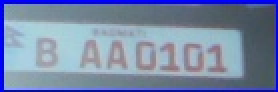
#> input picture Images0.jpg, 139 x 46 px (shown 2 times larger)
$ python again1.py
#> lines starting #> are read from the running program, lines starting #| are printed output that depends on the picture; after the words box and inside, x2 and y2 are one past the last pixel; in counts of white or black regions, pixels touching at a corner belong together
import cv2
from matplotlib import pyplot as plt
import numpy as np
import imutils
import easyocr

img = cv2.imread("Images0.jpg")
#> img is the input picture: shape (46, 139, 3); mean B, G, R 167.5, 135.5, 119.2
gray = cv2.cvtColor(img,cv2.COLOR_BGR2GRAY)
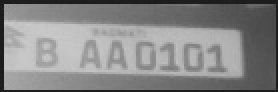
#> gray: shape (46, 139) (shown 2 times larger); min 25, max 203, mean 134.3
# plt.imshow(cv2.cvtColor(gray, cv2.COLOR_BGR2GRAY))

bfilter = cv2.bilateralFilter(gray, 11, 17, 17)
edged = cv2.Canny(bfilter, 30, 200)
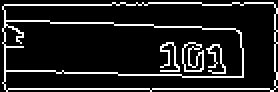
#> edged: shape (46, 139) (shown 2 times larger); 12.6% white in thin lines or dots
# plt.imshow(cv2.cvtColor(edged, cv2.COLOR_BGR2GRAY))

keypoints = cv2.findContours(edged.copy(), cv2.RETR_TREE, cv2.CHAIN_APPROX_SIMPLE)
#> keypoints = 7 contours, 2 with area under 20; largest, box (x1, y1, x2, y2) and area: (1, 1, 139, 46) 5743, (1, 10, 122, 39) 2915, (1, 1, 139, 46) 2817, (91, 21, 102, 36) 85, (91, 21, 102, 36) 80
contours = imutils.grab_contours(keypoints)
#> contours has the same summary as keypoints
location = None
for contour in contours:
	approx = cv2.approxPolyDP(contour, 10, True)
	if len(approx)==4:
		location=approx
		break
#> this loop made 1 pass
#> location on pass 1: [[1, 3], [3, 45], [138, 43], [136, 1]]


mask = np.zeros(gray.shape, np.uint8)
new_image = cv2.drawContours(mask, [location], 0, 255, -1)
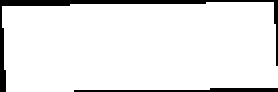
#> new_image: shape (46, 139) (shown 2 times larger); 91.5% white; 2 black regions, box (x1, y1, x2, y2) and area: (0, 0, 139, 46) 406, (37, 44, 139, 46) 136
new_image = cv2.bitwise_and(img, img, mask=mask)
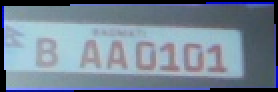
#> new_image: shape (46, 139, 3) (shown 2 times larger); mean B, G, R 149.8, 133.5, 117.7


(x,y) = np.where(mask==255)
#> x = 5852 values from 1 to 45; y = 5852 values, max 138 at index 4354, min 1 at index 136, mean 69.5
(x1,y1) = (np.min(x), np.min(y))
#> x1 = 1; y1 = 1
(x2,y2) = (np.max(x), np.max(y))
#> x2 = 45; y2 = 138
cropped_image = gray[x1:x2+1, y1:y2+1]
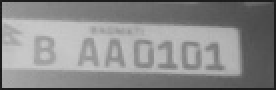
#> cropped_image: shape (45, 138) (shown 2 times larger); min 25, max 203, mean 137.4

#> (the run stopped early here; a loop or call above may not have finished)

$ run again, with Images5.jpg copied over Images0.jpg
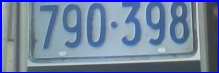
#> input picture Images5.jpg, 219 x 73 px
#> img is the input picture: shape (73, 219, 3); mean B, G, R 158.5, 131.1, 112.6
#> `edged = cv2.Canny(bfilter, 30, 200)`:
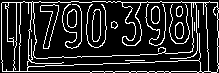
#> edged: shape (73, 219); 16.4% white in thin lines or dots
#> keypoints = 30 contours, 7 with area under 20; largest, box (x1, y1, x2, y2) and area: (1, 1, 219, 73) 14979, (33, 1, 194, 59) 8002, (27, 1, 209, 73) 2476, (27, 60, 201, 73) 1395, (1, 2, 17, 72) 961
#> contours has the same summary as keypoints
#> the loop `for contour in contours:` made 1 pass
#> location on pass 1: [[1, 3], [2, 71], [218, 68], [217, 2]]
#> x = 14759 values from 2 to 71; y = 14759 values, max 218 at index 7486, min 1 at index 108, mean 109
#> x1 = 2; y1 = 1
#> x2 = 71; y2 = 218
#> `cropped_image = gray[x1:x2+1, y1:y2+1]`:
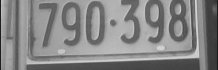
#> cropped_image: shape (70, 218); min 26, max 218, mean 133.4
